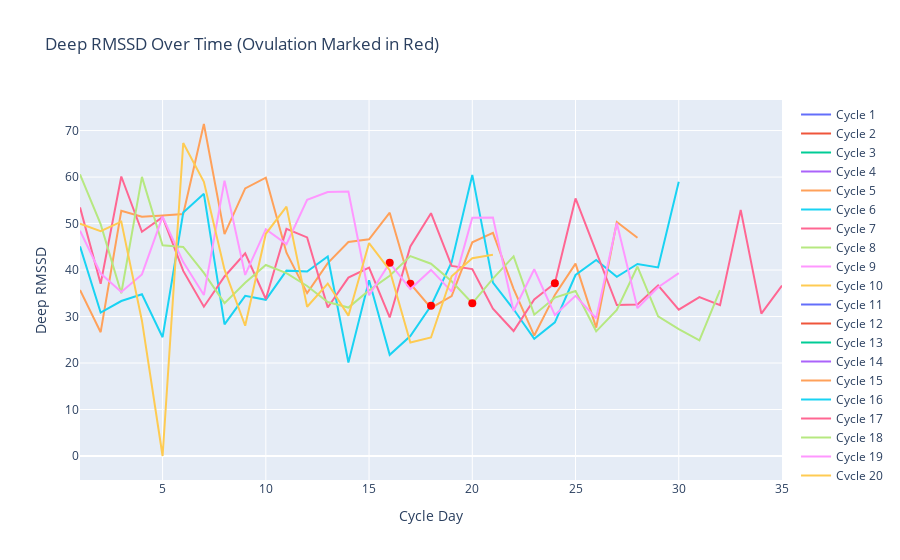

Notebook cell for this chart:
### Code cell
import plotly.graph_objects as go
import pandas as pd

# Assuming df is your DataFrame
df = all_df.copy()  # Replace with your actual DataFrame variable

# Define cycle number (assuming cycle restarts at 'day' == 1)
df['cycle'] = (df['day'] == 1).cumsum()  # Assign a cycle number

# Function to determine marker visibility
def get_marker_style(ov_value):
    return 'red' if ov_value == 1 else 'rgba(0,0,0,0)'  # Red for ovulation days, transparent otherwise

# Create a Plotly figure
fig = go.Figure()

# Loop through each cycle to plot separately (ensuring different colors for each cycle)
for cycle_num in df['cycle'].unique():
    cycle_data = df[df['cycle'] == cycle_num]
    
    fig.add_trace(go.Scatter(
        x=cycle_data['day'], 
        y=cycle_data['deeprmssd'], 
        mode='lines+markers',  # Keep markers, but only show them for ovulation days
        name=f'Cycle {cycle_num}',
        line=dict(width=2),
        marker=dict(
            color=[get_marker_style(ov) for ov in cycle_data['ov']],  # Red for ovulation, invisible otherwise
            size=8,
            opacity=[1 if ov == 1 else 0 for ov in cycle_data['ov']]  # Hide non-ov markers
        )
    ))

# Update layout
fig.update_layout(
    title="Deep RMSSD Over Time (Ovulation Marked in Red)",
    xaxis_title="Cycle Day",
    yaxis_title="Deep RMSSD",
    xaxis=dict(range=[1, 35]),
    showlegend=True
)

# Show the figure
fig.show()
